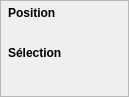
<?xml version="1.0" encoding="UTF-8"?>
<ui version="4.0">
 <class>InfoPanel</class>
 <widget class="QWidget" name="InfoPanel">
  <property name="geometry">
   <rect>
    <x>0</x>
    <y>0</y>
    <width>129</width>
    <height>97</height>
   </rect>
  </property>
  <property name="windowTitle">
   <string>Form</string>
  </property>
  <widget class="QFrame" name="Frame">
   <property name="geometry">
    <rect>
     <x>0</x>
     <y>0</y>
     <width>129</width>
     <height>97</height>
    </rect>
   </property>
   <property name="frameShape">
    <enum>QFrame::StyledPanel</enum>
   </property>
   <property name="frameShadow">
    <enum>QFrame::Raised</enum>
   </property>
   <widget class="QLabel" name="label_position">
    <property name="geometry">
     <rect>
      <x>8</x>
      <y>4</y>
      <width>57</width>
      <height>17</height>
     </rect>
    </property>
    <property name="autoFillBackground">
     <bool>false</bool>
    </property>
    <property name="styleSheet">
     <string notr="true">font: 75 10pt &quot;Calibri&quot;;
font-weight: bold;</string>
    </property>
    <property name="text">
     <string>Position</string>
    </property>
   </widget>
   <widget class="QLabel" name="label_selection">
    <property name="geometry">
     <rect>
      <x>8</x>
      <y>44</y>
      <width>73</width>
      <height>17</height>
     </rect>
    </property>
    <property name="autoFillBackground">
     <bool>false</bool>
    </property>
    <property name="styleSheet">
     <string notr="true">font: 75 10pt &quot;Calibri&quot;;
font-weight: bold;</string>
    </property>
    <property name="text">
     <string>Sélection</string>
    </property>
   </widget>
  </widget>
 </widget>
 <resources/>
 <connections/>
</ui>
